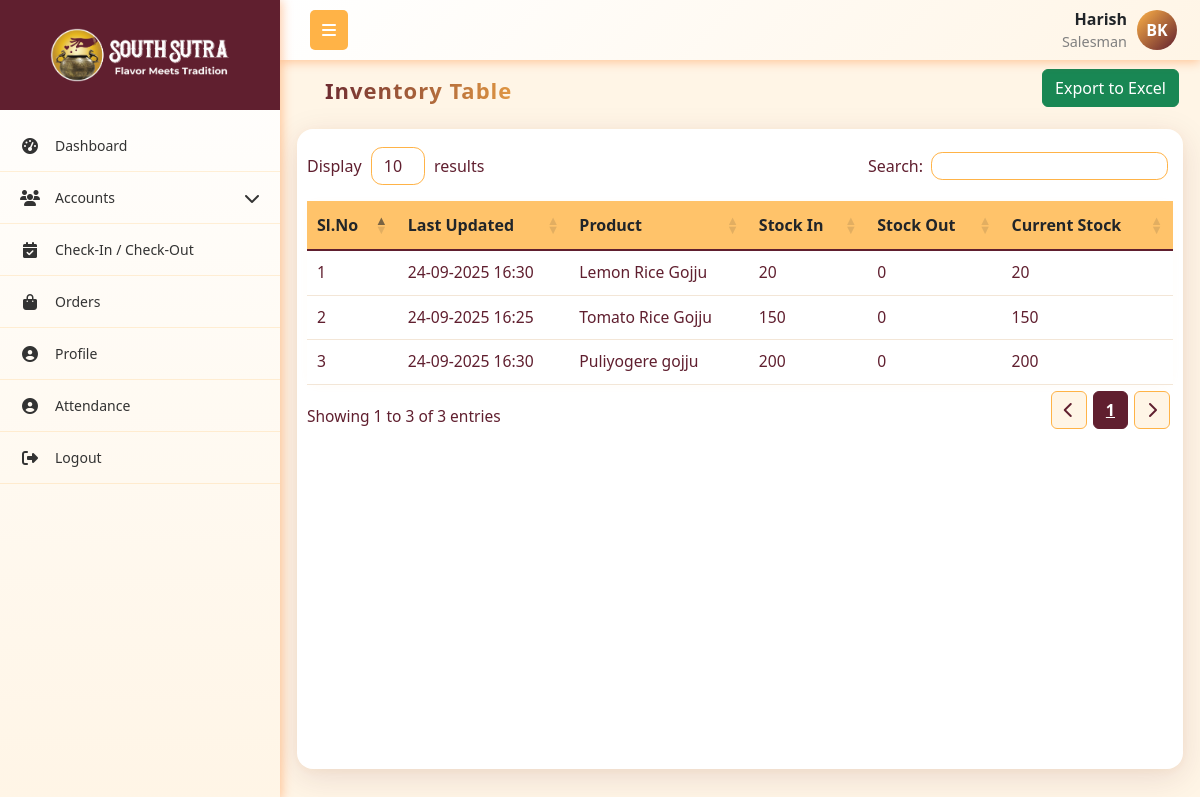
The page /inventory/ (signed in) on the database its author committed.
### App1/models.py (models this page shows, shortened)
class User(models.Model):
    role = models.ForeignKey(Role,on_delete=models.SET_NULL, null=True, related_name="role")
    username = models.CharField(max_length=255, unique=True)
    password = models.CharField(max_length=255)
    first_name = models.CharField(max_length=255)
    last_name = models.CharField(max_length=255)
    email = models.EmailField(unique=True)
    phone_number = models.CharField(max_length=15, unique=True)
    address = models.TextField()
    city = models.CharField(max_length=255)
    state = models.CharField(max_length=255)
    pincode = models.CharField(max_length=10)
    is_active = models.BooleanField(default=True)
    created_at = models.DateTimeField(auto_now_add=True)
    updated_at = models.DateTimeField(auto_now=True)
    profile_picture = models.ImageField(upload_to='profile_pictures/', null=True, blank=True)

class Role(models.Model):
    name = models.CharField(max_length=255, unique=True)
    created_at = models.DateTimeField(auto_now_add=True)
    updated_at = models.DateTimeField(auto_now=True)

class Inventory(models.Model):
    product = models.ForeignKey(Product, on_delete=models.CASCADE, related_name='inventories')
    opening_stock = models.PositiveIntegerField(default=0)
    stock_in = models.PositiveIntegerField(default=0)
    stock_out = models.PositiveIntegerField(default=0)
    current_stock = models.IntegerField(default=0)
    last_updated = models.DateTimeField(auto_now=True)

class Product(models.Model):
    name = models.CharField(max_length=255)
    category = models.ForeignKey(Category, on_delete=models.CASCADE)
    unit = models.CharField(max_length=50,choices=[('packets', 'Packet')],default='packets')
    description = models.TextField(blank=True)
    hsn_code = models.CharField(max_length=20)
    gstpercentage = models.DecimalField(max_digits=5, decimal_places=2)

### App1/views.py (the view)
# urls.py: path('inventory/', inventory_table, name='inventory_table'),
def inventory_table(request):
    current_user, role_permission = get_logged_in_user(request)
    if not current_user:
        return redirect('login')
    inventory_list = Inventory.objects.select_related('product')
    context = {
        'inventory_list': inventory_list,
        'current_user': current_user,
        'role_permission': role_permission
    }
    return render(request, 'company_admin/inventory_table.html', context)

### App1/views.py (called while the page is built)
def get_logged_in_user(request):
    username = request.session.get('current_user')
    if not username:
        return None, None  # always return a tuple
    try:
        user = User.objects.get(username=username)
        try:
            role_permission = RolePermissions.objects.get(role=user.role)
        except RolePermissions.DoesNotExist:
            role_permission = None
        return user, role_permission
    except User.DoesNotExist:
        return None, None

### templates/company_admin/inventory_table.html (shortened to what this page needs)
{% extends 'company_admin/base.html' %}
{% load static %}
{% block content %}
<link rel="stylesheet" href="https://cdn.datatables.net/1.13.4/css/dataTables.bootstrap5.min.css">
<link rel="stylesheet" href="https://cdn.datatables.net/responsive/2.4.1/css/responsive.bootstrap5.min.css">
<link rel="stylesheet" href="https://cdnjs.cloudflare.com/ajax/libs/font-awesome/6.4.0/css/all.min.css">
<div class="container mt-1">
    <div class="mb-0 p-0">
        <div class="d-flex justify-content-between flex-wrap m-1">
            <h5 class="header">Inventory Table</h5>
            <div>
                <div style="position: relative; display: inline-block;">
                    <button onclick="toggleColumnSelector()" class="btn btn-success">Export to Excel</button>
                </div>
            </div>
        </div>
    </div>
    <div class="custom-card">
        <table id="inventorytable" class="table align-middle" style="width:100%">
            <thead class="table-header">
                <tr>
                    <th>Sl.No</th>
                    <th>Last Updated</th>
                    <th>Product</th>
                    <th>Stock In</th>
                    <th>Stock Out</th>
                    <th>Current Stock</th>
                </tr>
            </thead>
            <tbody>
                {% for inv in inventory_list %}
                    <tr>
                        <td>{{ forloop.counter }}</td>
                        <td>{{ inv.last_updated|date:'d-m-Y H:i' }}</td>
                        <td>{{ inv.product.name }}</td>
                        <td>{{ inv.stock_in }}</td>
                        <td>{{ inv.stock_out }}</td>
                        <td>{{ inv.current_stock }}</td>
                    </tr>
                {% endfor %}
            </tbody>
        </table>
    </div>
</div>
{% endblock content %}

### templates/company_admin/base.html (shortened to what this page needs)
{% load static %}
<!DOCTYPE html>
<html lang="en">
<head>
    <link href="https://cdnjs.cloudflare.com/ajax/libs/bootstrap/5.3.0/css/bootstrap.min.css" rel="stylesheet">
    <link href="https://cdnjs.cloudflare.com/ajax/libs/font-awesome/6.4.0/css/all.min.css" rel="stylesheet">
    <link rel="stylesheet" href="https://cdn.datatables.net/1.13.4/css/dataTables.bootstrap5.min.css">
    <link rel="stylesheet" href="https://cdn.datatables.net/responsive/2.4.1/css/responsive.bootstrap5.min.css">
    <link rel="stylesheet" href="{% static 'css/alert.css' %}">
</head>
<body>
    <nav class="top-navbar">
        <div class="navbar-container">
            <div class="navbar-left">
                <button class="sidebar-toggle" id="sidebarToggle">
                    <i class="fas fa-bars"></i>
                </button>
            </div>
            <div class="navbar-right me-2">
                <div class="navbar-user-info">
                    <span class="username">{{current_user.username}}</span>
                    <span class="role">{{current_user.role.name}}</span>
                </div>
                {% if current_user.profile_picture %}
                    <img src="{{ current_user.profile_picture.url }}"
                        alt="{{ current_user.get_full_name }}"
                        class="navbar-profile-img">
                {% else %}
                     <div class="navbar-profile-fallback">
                        {{ current_user.first_name|first|upper }}{{ current_user.last_name|first|upper }}
                    </div>
                {% endif %}
            </div>
        </div>
    </nav>
    <nav class="sidebar" id="sidebar">
        <div class="sidebar-logo-container">
            <img src="{% static 'images/logo.png' %}" alt="Company Logo"  class="logo">
        </div>
        <ul class="nav flex-column sidebar-nav">
            {% if role_permission.dashboard_v %}
            <li class="nav-item">
                <a class="nav-link" href="{% url 'dashboard' %}">
                    <i class="fas fa-tachometer-alt nav-icon"></i>
                    <span class="nav-text">Dashboard</span>
                </a>
            </li>
            {% endif %}
            {% if role_permission.roles_v or role_permission.users_v or role_permission.customer_v %}
            <li class="nav-item">
                <a class="nav-link" href="#">
                    <i class="fas fa-users nav-icon"></i>
                    <span class="nav-text">Accounts</span>
                    <i class="fas fa-chevron-down arrow"></i>
                </a>
            </li>
            {% endif %}
            {% if current_user.role.name == 'Salesman' %}
            <li class="nav-item">
                <a class="nav-link" href="{% url 'checkin_checkout_list' %}">
                    <i class="fas fa-calendar-check nav-icon"></i>
                    <span class="nav-text">Check-In / Check-Out</span>
                </a>
            </li>
            {% endif %}
            {% if role_permission.orders_v %}
            <li class="nav-item">
                <a class="nav-link" href="{% url 'order_table' %}">
                    <i class="fas fa-shopping-bag nav-icon"></i>
                    <span class="nav-text">Orders</span>
                </a>
            </li>
            {% endif %}
            <li class="nav-item">
                <a class="nav-link" href="{% url 'profile' %}">
                    <i class="fas fa-user-circle nav-icon"></i>
                    <span class="nav-text">Profile</span>
                </a>
            </li>
            <li class="nav-item">
                <a class="nav-link" href="{% url 'attendance' %}">
                    <i class="fas fa-user-circle nav-icon"></i>
                    <span class="nav-text">Attendance</span>
                </a>
            </li>
            <li class="nav-item">
                <a class="nav-link" href="{% url 'logout' %}" onclick="return confirm('Are you sure?');" >
                    <i class="fas fa-sign-out-alt nav-icon"></i>
                    <span class="nav-text">Logout</span>
                </a>
            </li>
        </ul>
    </nav>
    <main class="main-content" id="mainContent">
        {% block content %}{% endblock %}
    </main>
</body>
</html>

### templates/company_admin/base.html (style rules this page uses)
:root { --primary-red: #601F2F; --primary-orange: #ffb347; --accent-yellow: #fc3; --light-orange: #fff5e6; --dark-red: #4a1824; --sidebar-width: 280px; --sidebar-collapsed: 60px; }
* { box-sizing: border-box; }
body { font-family: 'Segoe UI', Tahoma, Geneva, Verdana, sans-serif; background-color: #f8f9fa; margin: 0; padding: 0; overflow-x: hidden; }
.top-navbar { background: linear-gradient(135deg, white 0%, var(--light-orange) 100%); box-shadow: 0 2px 10px rgba(255, 106, 0, 0.35); position: fixed; top: 0; left: var(--sidebar-width); right: 0; z-index: 1030; height: 60px; padding: 0; transition: left 0.3s ease; }
.navbar-container { display: flex; align-items: center; justify-content: space-between; height: 100%; padding: 0 15px; max-width: 100%; }
.navbar-left { display: flex; align-items: center; flex-shrink: 0; }
.sidebar-toggle { background: var(--primary-orange); border: none; color: white; padding: 8px 12px; border-radius: 5px; margin-left: 15px; cursor: pointer; }
.navbar-right { flex-shrink: 0; display: flex; align-items: center; gap: 10px; }
.navbar-profile-fallback { width: 40px; height: 40px; border-radius: 50%; background: linear-gradient(135deg, var(--primary-orange), var(--primary-red)); color: #fff; display: flex; align-items: center; justify-content: center; font-weight: 600; font-size: 16px; }
.navbar-user-info { display: flex; flex-direction: column; align-items: flex-end; }
.navbar-user-info .username { font-weight: 600; }
.navbar-user-info .role { font-size: 0.9rem; color: gray; }
.sidebar { position: fixed; top: 0; left: 0; height: 100vh; width: var(--sidebar-width); background: linear-gradient(180deg, white 0%, var(--light-orange) 100%); transform: translateX(0); transition: width 0.3s ease; z-index: 1040; overflow-y: auto; box-shadow: 2px 0 10px rgba(255, 106, 0, 0.35); display: flex; flex-direction: column; }
.sidebar-logo-container { display: flex; align-items: center; justify-content: center; height: 110px; width: 100%; background-color: #601F2F; margin-bottom: 10px; transition: opacity 0.3s, height 0.3s, margin-bottom 0.3s; }
.sidebar-logo-container .logo { width: 200px; height: auto; background: transparent; padding: 8px 10px; }
.sidebar:not(.collapsed) .sidebar-logo-container { opacity: 1; height: 110px; margin-bottom: 10px; }
.sidebar-nav { padding: 0; margin: 0; list-style: none; flex: 1 1 auto; }
.nav-item { border-bottom: 1px solid rgba(255, 179, 71, 0.2); }
.nav-link { color: #333; padding: 15px 20px; display: flex; align-items: center; text-decoration: none; transition: all 0.3s ease; position: relative; cursor: pointer; }
.nav-icon { width: 20px; margin-right: 15px; text-align: center; font-size: 16px; }
.nav-text { flex-grow: 1; font-size: 14px; }
.arrow { transition: transform 0.3s ease; margin-left: auto; }
.main-content { margin-top: 60px; padding: 5px; transition: margin-left 0.3s ease; min-height: calc(100vh - 60px); }
@media (min-width: 768px) { .sidebar { transform: translateX(0); top: 0; height: 100vh; } }
@media (min-width: 768px) { .main-content { margin-left: var(--sidebar-width); } }

### rows shown on the page
User: username "Harish", role.name "Salesman", first_name|first "B", last_name|first "K"
Inventory: last_updated "24-09-2025 16:30", product.name "Lemon Rice Gojju", stock_in "20", stock_out "0", current_stock "20"
Inventory: last_updated "24-09-2025 16:25", product.name "Tomato Rice Gojju", stock_in "150", stock_out "0", current_stock "150"
Inventory: last_updated "24-09-2025 16:30", product.name "Puliyogere gojju", stock_in "200", stock_out "0", current_stock "200"
